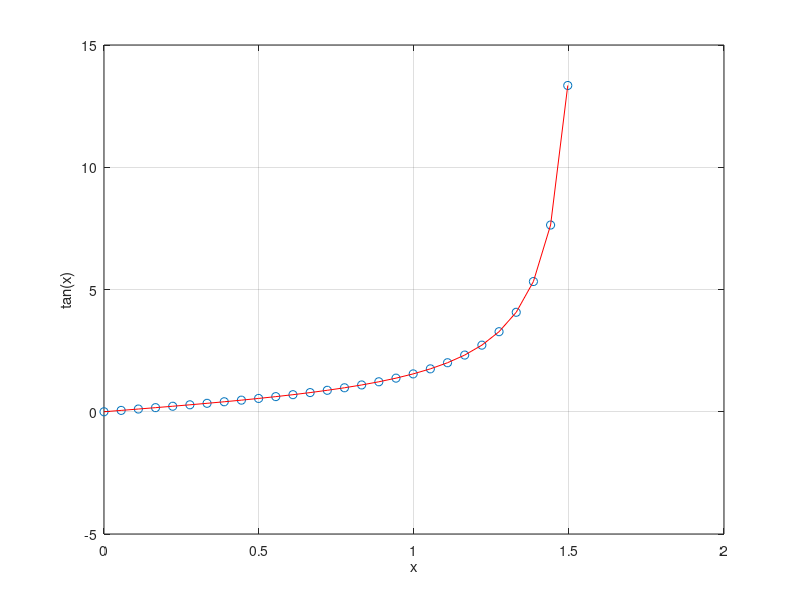

Write MATLAB code to recreate this figure.
% Name: Cicelia Siu
% MATH365.1007
% Project 2, #5

tolErr = 10^-10;
m = 1;
n = 0;
err = Inf;

% try various choices for m and n
while err>tolErr
    m = m+2; % m is always odd
    n = n+2; % n is always even

    % create matrix A
    colNum = m+n+1;
    rowNum = 2*colNum;
    A = zeros(rowNum,colNum);

    x = linspace(0,pi/2.1,rowNum)';
    y = tan(x);
    A(:,1) = 1; %first col is all 1

    % add in elements
    for i = 1:rowNum   
        for j = 1:m
            A(i,j+1) = x(i)^j;
        end
    end

    for i = 1:rowNum
        for j = 1:colNum-m-1
            A(i,m+j+1) = -x(i)^j*y(i);
        end
    end

    % solve
    ab = A\y;
    a = ab(1:m+1);
    b = ab(m+2:end);
    b = [1;b];
    a = flipud(a);
    b = flipud(b);

    for i = 1:numel(x)
        num = polyval(a,x(i));
        den = polyval(b,x(i));
        g(i,1) = num/den;
    end

    err = norm(y-g);
end

% results
fprintf('Line of best fit :\n m = %d\n n = %d\n\n',m,n)
plot(x,y,'o',x,g,'-r')
xlabel('x'), ylabel('tan(x)'), grid on
